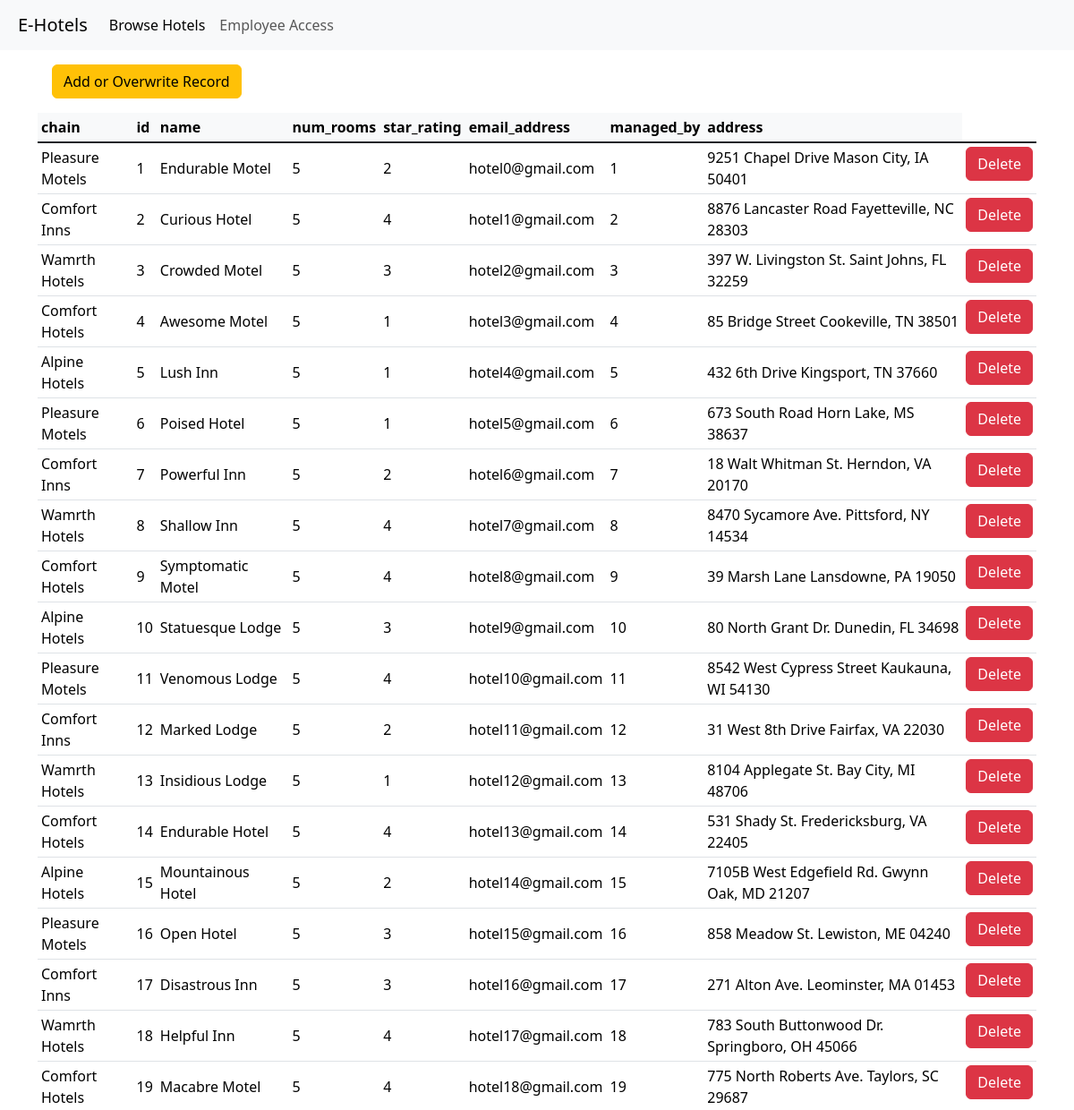
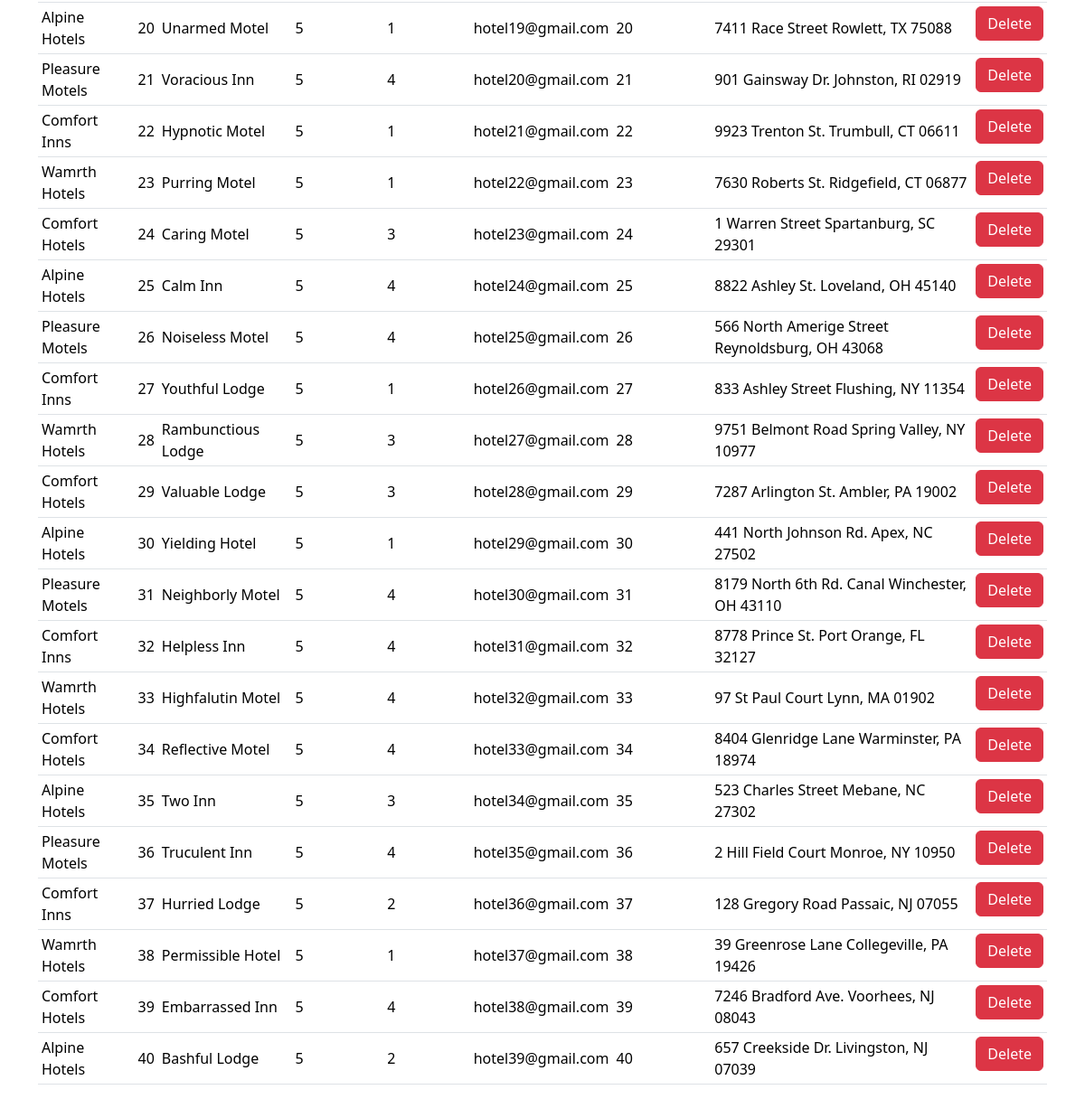
/employee/crud/Hotel/, run on the app's committed database (2 pictures, top to bottom).
### hotel_system/models.py (models this page shows, shortened)
class Hotel(models.Model):
    chain = models.ForeignKey('HotelChain', on_delete=models.CASCADE, related_name='hotels')
    id = models.AutoField(primary_key=True)
    name = models.CharField(max_length=100)
    num_rooms = models.PositiveIntegerField()
    star_rating = models.IntegerField()
    email_address = models.CharField(max_length=100)
    managed_by = models.ForeignKey('Employee', on_delete=models.CASCADE)
    address = models.CharField(max_length=100)
    class Meta:  # this enforces star rating constraints on a database level (it seems this is the only way to do this)
        constraints = [models.CheckConstraint(check=models.Q(star_rating__gte=1) & models.Q(star_rating__lte=5),
                                              name="star rating must be between 1 and 5")]

### hotel_system/views.py (the view)
# urls.py: path("employee/crud/<str:model_name>/", views.crud)
def crud(request, model_name):
    try:
        Model = apps.get_model("hotel_system", model_name)
        fields = [field.name for field in Model._meta.get_fields() if not isinstance(field, models.ManyToOneRel)]
    except LookupError:
        raise Http404(f"Table: {model_name}, does not exist in the database")
    if request.method == "POST":
        data_dict = {key: request.POST.dict()[key] for key in fields}
        m = Model(**data_dict)
        m.save()
    rows = Model.objects.all().values_list()
    form = modelform_factory(Model, fields='__all__')
    return render(request, "crud.html", {"model_name": model_name, "rows": rows, "fields": fields, "form": form})

### hotel_system/templates/crud.html (shortened to what this page needs)
{% extends "base.html" %} {% block title %} Viewing {{model_name}} {% endblock %}
{% block content %}
<button type="button" class="btn btn-warning m-3" data-bs-toggle="modal" data-bs-target="#createModal">
    Add or Overwrite Record
</button>
<table class="table table-hover table-sm">
    <thead class="table-light">
        <tr>
            {% for field_name in fields %}
            <th>{{ field_name }}</th>
            {% endfor %}
        </tr>
    </thead>
    <tbody class="table-group-divider">
        {% for row in rows %}
        <tr>
            {% for value in row %}
            <td class="align-middle">{% if not value %}N/A{% else %}{{ value }}{% endif %}</td>
            {% endfor %}
            <td>
                <button type="button" class="btn btn-danger" data-bs-toggle="modal" data-bs-target="#deleteModal{{forloop.counter}}">Delete</button>
            </td>
        </tr>
            {% endfor %}
        </tbody>
    </table>
    {% endblock %}

### data on the page
Hotel: row "Pleasure Motels" "1" "Endurable Motel" "5" "2" "hotel0@gmail.com" "1" "9251 Chapel Drive Mason City, IA 50401"
Hotel: row "Comfort Inns" "2" "Curious Hotel" "5" "4" "hotel1@gmail.com" "2" "8876 Lancaster Road Fayetteville, NC 28303"
Hotel: row "Wamrth Hotels" "3" "Crowded Motel" "5" "3" "hotel2@gmail.com" "3" "397 W. Livingston St. Saint Johns, FL 32259"
Hotel: row "Comfort Hotels" "4" "Awesome Motel" "5" "1" "hotel3@gmail.com" "4" "85 Bridge Street Cookeville, TN 38501"
Hotel: row "Alpine Hotels" "5" "Lush Inn" "5" "1" "hotel4@gmail.com" "5" "432 6th Drive Kingsport, TN 37660"
Hotel: row "Pleasure Motels" "6" "Poised Hotel" "5" "1" "hotel5@gmail.com" "6" "673 South Road Horn Lake, MS 38637"
Hotel: row "Comfort Inns" "7" "Powerful Inn" "5" "2" "hotel6@gmail.com" "7" "18 Walt Whitman St. Herndon, VA 20170"
Hotel: row "Wamrth Hotels" "8" "Shallow Inn" "5" "4" "hotel7@gmail.com" "8" "8470 Sycamore Ave. Pittsford, NY 14534"
Hotel: row "Comfort Hotels" "9" "Symptomatic Motel" "5" "4" "hotel8@gmail.com" "9" "39 Marsh Lane Lansdowne, PA 19050"
Hotel: row "Alpine Hotels" "10" "Statuesque Lodge" "5" "3" "hotel9@gmail.com" "10" "80 North Grant Dr. Dunedin, FL 34698"
Hotel: row "Pleasure Motels" "11" "Venomous Lodge" "5" "4" "hotel10@gmail.com" "11" "8542 West Cypress Street Kaukauna, WI 54130"
Hotel: row "Comfort Inns" "12" "Marked Lodge" "5" "2" "hotel11@gmail.com" "12" "31 West 8th Drive Fairfax, VA 22030"
Hotel: row "Wamrth Hotels" "13" "Insidious Lodge" "5" "1" "hotel12@gmail.com" "13" "8104 Applegate St. Bay City, MI 48706"
Hotel: row "Comfort Hotels" "14" "Endurable Hotel" "5" "4" "hotel13@gmail.com" "14" "531 Shady St. Fredericksburg, VA 22405"
Hotel: row "Alpine Hotels" "15" "Mountainous Hotel" "5" "2" "hotel14@gmail.com" "15" "7105B West Edgefield Rd. Gwynn Oak, MD 21207"
Hotel: row "Pleasure Motels" "16" "Open Hotel" "5" "3" "hotel15@gmail.com" "16" "858 Meadow St. Lewiston, ME 04240"
Hotel: row "Comfort Inns" "17" "Disastrous Inn" "5" "3" "hotel16@gmail.com" "17" "271 Alton Ave. Leominster, MA 01453"
Hotel: row "Wamrth Hotels" "18" "Helpful Inn" "5" "4" "hotel17@gmail.com" "18" "783 South Buttonwood Dr. Springboro, OH 45066"
Hotel: row "Comfort Hotels" "19" "Macabre Motel" "5" "4" "hotel18@gmail.com" "19" "775 North Roberts Ave. Taylors, SC 29687"
Hotel: row "Alpine Hotels" "20" "Unarmed Motel" "5" "1" "hotel19@gmail.com" "20" "7411 Race Street Rowlett, TX 75088"
Hotel: row "Pleasure Motels" "21" "Voracious Inn" "5" "4" "hotel20@gmail.com" "21" "901 Gainsway Dr. Johnston, RI 02919"
Hotel: row "Comfort Inns" "22" "Hypnotic Motel" "5" "1" "hotel21@gmail.com" "22" "9923 Trenton St. Trumbull, CT 06611"
Hotel: row "Wamrth Hotels" "23" "Purring Motel" "5" "1" "hotel22@gmail.com" "23" "7630 Roberts St. Ridgefield, CT 06877"
Hotel: row "Comfort Hotels" "24" "Caring Motel" "5" "3" "hotel23@gmail.com" "24" "1 Warren Street Spartanburg, SC 29301"
Hotel: row "Alpine Hotels" "25" "Calm Inn" "5" "4" "hotel24@gmail.com" "25" "8822 Ashley St. Loveland, OH 45140"
Hotel: row "Pleasure Motels" "26" "Noiseless Motel" "5" "4" "hotel25@gmail.com" "26" "566 North Amerige Street Reynoldsburg, OH 43068"
Hotel: row "Comfort Inns" "27" "Youthful Lodge" "5" "1" "hotel26@gmail.com" "27" "833 Ashley Street Flushing, NY 11354"
Hotel: row "Wamrth Hotels" "28" "Rambunctious Lodge" "5" "3" "hotel27@gmail.com" "28" "9751 Belmont Road Spring Valley, NY 10977"
Hotel: row "Comfort Hotels" "29" "Valuable Lodge" "5" "3" "hotel28@gmail.com" "29" "7287 Arlington St. Ambler, PA 19002"
Hotel: row "Alpine Hotels" "30" "Yielding Hotel" "5" "1" "hotel29@gmail.com" "30" "441 North Johnson Rd. Apex, NC 27502"
Hotel: row "Pleasure Motels" "31" "Neighborly Motel" "5" "4" "hotel30@gmail.com" "31" "8179 North 6th Rd. Canal Winchester, OH 43110"
Hotel: row "Comfort Inns" "32" "Helpless Inn" "5" "4" "hotel31@gmail.com" "32" "8778 Prince St. Port Orange, FL 32127"
Hotel: row "Wamrth Hotels" "33" "Highfalutin Motel" "5" "4" "hotel32@gmail.com" "33" "97 St Paul Court Lynn, MA 01902"
Hotel: row "Comfort Hotels" "34" "Reflective Motel" "5" "4" "hotel33@gmail.com" "34" "8404 Glenridge Lane Warminster, PA 18974"
Hotel: row "Alpine Hotels" "35" "Two Inn" "5" "3" "hotel34@gmail.com" "35" "523 Charles Street Mebane, NC 27302"
Hotel: row "Pleasure Motels" "36" "Truculent Inn" "5" "4" "hotel35@gmail.com" "36" "2 Hill Field Court Monroe, NY 10950"
Hotel: row "Comfort Inns" "37" "Hurried Lodge" "5" "2" "hotel36@gmail.com" "37" "128 Gregory Road Passaic, NJ 07055"
Hotel: row "Wamrth Hotels" "38" "Permissible Hotel" "5" "1" "hotel37@gmail.com" "38" "39 Greenrose Lane Collegeville, PA 19426"
Hotel: row "Comfort Hotels" "39" "Embarrassed Inn" "5" "4" "hotel38@gmail.com" "39" "7246 Bradford Ave. Voorhees, NJ 08043"
Hotel: row "Alpine Hotels" "40" "Bashful Lodge" "5" "2" "hotel39@gmail.com" "40" "657 Creekside Dr. Livingston, NJ 07039"

### other printed values
{{ field_name }} "chain" "id" "name" "num_rooms" "star_rating" "email_address" "managed_by" "address"
